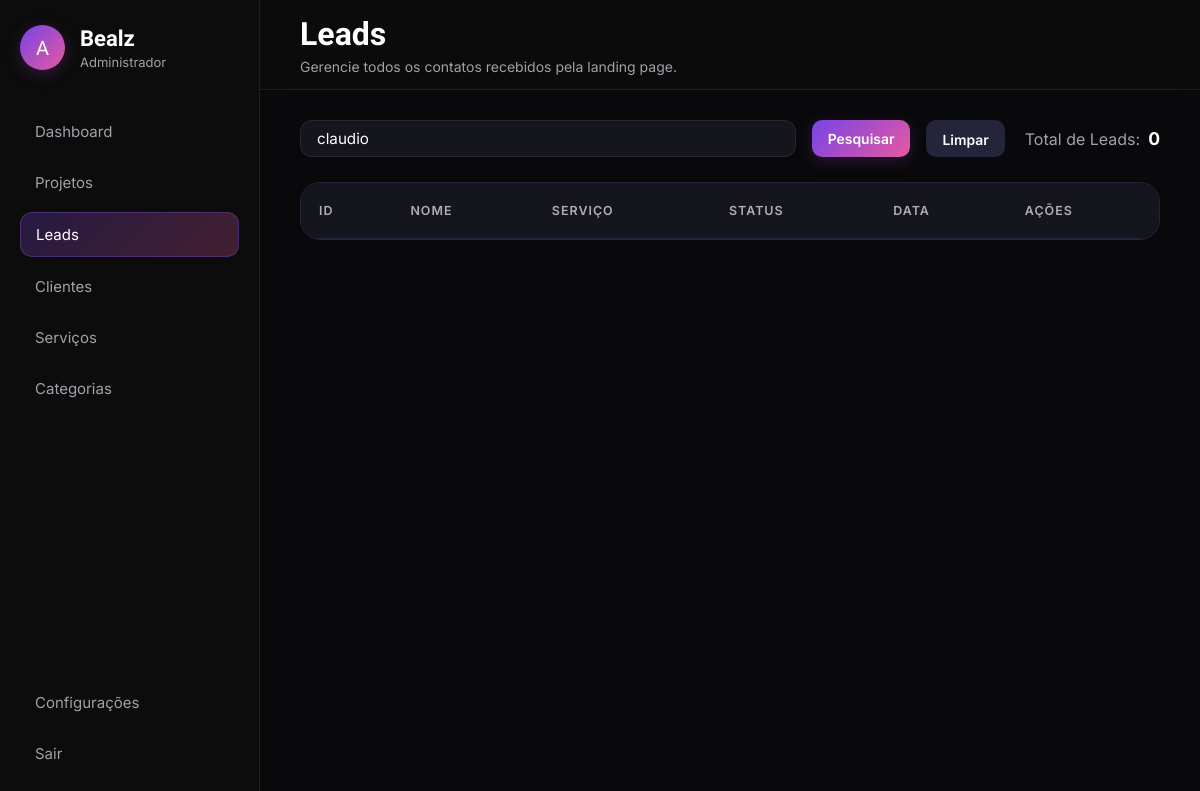
Before: /admin/leads.php?pesquisa=claudio (signed in) with the older database file.
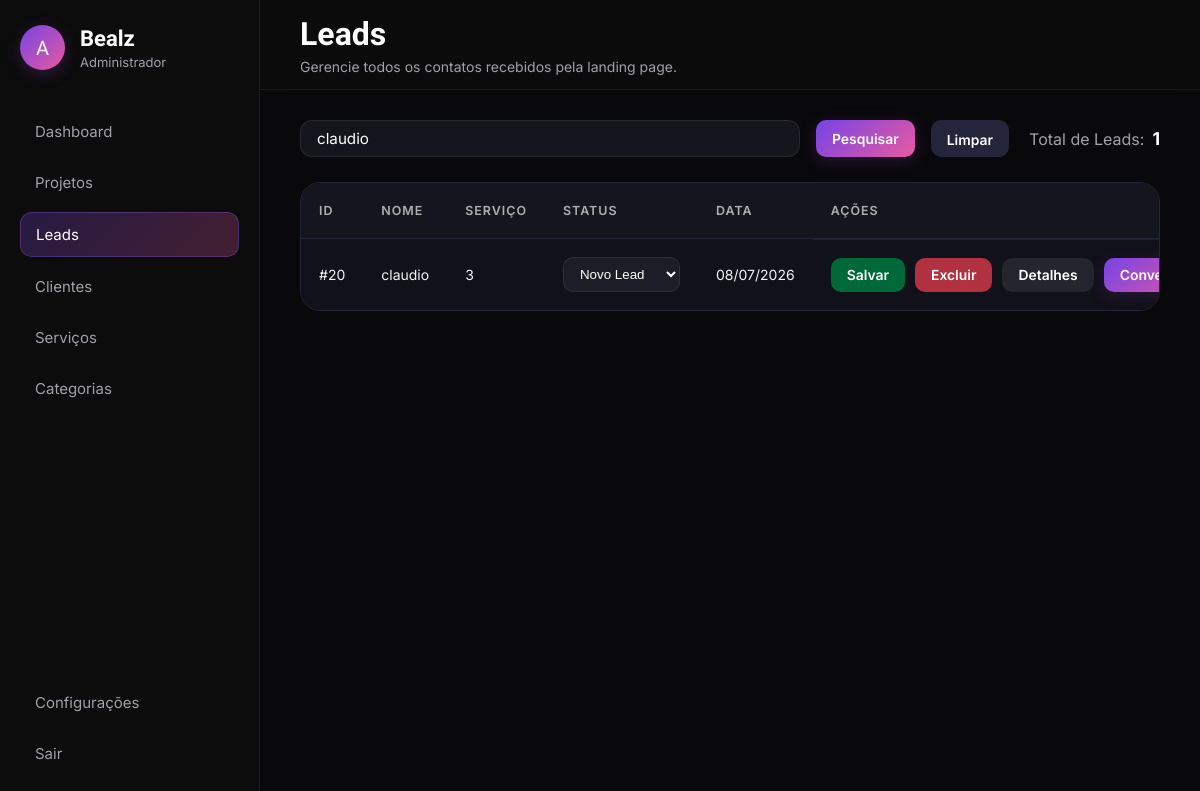
After: the same page with the newer database file.
### tables this page shows
CREATE TABLE `leads` (
  `id` int NOT NULL AUTO_INCREMENT,
  `nome` varchar(100) NOT NULL,
  `email` varchar(256) NOT NULL,
  `telefone` varchar(14) NOT NULL,
  `servicos` int NOT NULL,
  `mensagem` text NOT NULL,
  `data_clientes` timestamp NOT NULL DEFAULT CURRENT_TIMESTAMP,
  `status_lead` enum('Novo','Em contato','Perdido') NOT NULL DEFAULT 'Novo',
  PRIMARY KEY (`id`),
  UNIQUE KEY `email` (`email`),
  KEY `servicos_fk_idx` (`servicos`),
  CONSTRAINT `servicos_fk` FOREIGN KEY (`servicos`) REFERENCES `servicos` (`id`)
);

### admin/leads.php (the view, shortened to what this page needs)
<?php
include("../config_db/conexao.php");
$pesquisa = "";
if (isset($_GET['pesquisa']) && !empty(trim($_GET['pesquisa']))) {
    $pesquisa = mysqli_real_escape_string($conexao, trim($_GET['pesquisa']));
    $where = "WHERE nome LIKE '%$pesquisa%' OR telefone LIKE '%$pesquisa%'";
} else {
    $where = "";
}
$sql = "SELECT * FROM leads $where ORDER BY data_clientes DESC";
$resultado = mysqli_query($conexao, $sql);
$sqlTotal = "SELECT COUNT(*) AS total FROM leads $where";
$total = mysqli_fetch_assoc(mysqli_query($conexao, $sqlTotal));
?>
<!DOCTYPE html>
<html lang="pt-BR">
<head>
    <link rel="stylesheet" href="assets/css/global.css">
    <link rel="stylesheet" href="assets/css/sidebar-header.css">
    <link rel="stylesheet" href="assets/css/leads.css">
</head>
<body>
    <?php include("includes/sidebar.php"); ?>
    <?php include("includes/header.php"); ?>
    <main class="content">
        <section class="toolbar">
            <form class="search-box" method="GET">
                <input
                    type="text"
                    name="pesquisa"
                    placeholder="Pesquisar por nome ou telefone..."
                    value="<?= htmlspecialchars($pesquisa); ?>">
                <button type="submit" class="btn btn-search">Pesquisar</button>
                <a href="leads.php" class="btn btn-clear">Limpar</a>
            </form>
            <div class="lead-counter">
                <span>Total de Leads:</span>
                <strong><?= $total['total']; ?></strong>
            </div>
        </section>
        <section class="table-container">
            <table class="leads-table">
                <thead>
                    <tr>
                        <th>ID</th>
                        <th>Nome</th>
                        <th>Serviço</th>
                        <th>Status</th>
                        <th>Data</th>
                        <th>Ações</th>
                    </tr>
                </thead>
                <tbody>
                    <?php while ($lead = mysqli_fetch_assoc($resultado)) { ?>
                        <tr>
                            <td>#<?= $lead['id']; ?></td>
                            <td><?= htmlspecialchars($lead['nome']); ?></td>
                            <td><?= htmlspecialchars($lead['servicos']); ?></td>
                            <td>
                                <select class="status-select" data-id="<?= $lead['id']; ?>">
                                    <option value="1"
                                        <?= $lead['status_lead'] == 1 ? 'selected' : ''; ?>>
                                        Novo Lead
                                    </option>
                                </select>
                            </td>
                            <td>
                                <?= date('d/m/Y', strtotime($lead['data_clientes'])); ?>
                            </td>
                            <td class="actions">
                                <button class="btn btn-save" data-id="<?= $lead['id']; ?>">Salvar</button>
                                <button class="btn btn-delete" data-id="<?= $lead['id']; ?>">Excluir</button>
                                <button class="btn btn-details" data-id="<?= $lead['id']; ?>">Detalhes</button>
                                <button class="btn btn-convert" data-id="<?= $lead['id']; ?>">Converter</button>
                            </td>
                        </tr>
                    <?php } ?>
                </tbody>
            </table>
        </section>
    </main>
</body>
</html>

Changed rows visible on the page:
added leads: id "20", nome "claudio", servicos "3", id "Novo Lead", data_clientes "08/07/2026"
Other visible differences:
$total['total']: "0" → "1"
